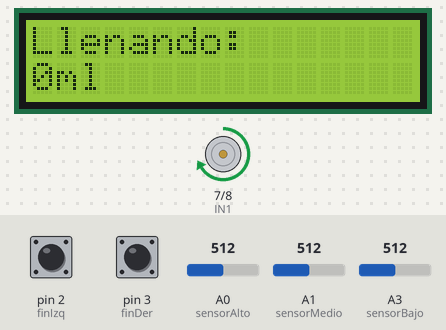
The sketch below on a simulated Arduino Uno, built with avr-gcc and run on an emulated ATmega328P. On the bench: 16×2 character LCD, motor-driver pin pairs drawn as motors (green arrow = first pin HIGH = forward, orange = second pin HIGH = backward, longer = more drive, scaled by the enable pin). Inputs (shaded band) come from the test bench; at power-on: pin 3 (finDer) HIGH, pin 2 (finIzq) HIGH, A3 (sensorBajo) = 512, A0 (sensorAlto) = 512, A1 (sensorMedio) = 512. What the sketch prints to the serial monitor is not drawn.

Above: at 3.3 s.
3.4 s: pin 3 (finDer) pulled LOW for 0.15 s
At 4.2 s:
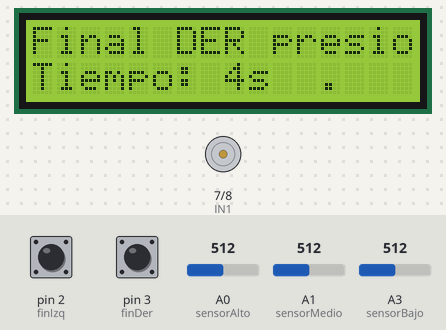
6.5 s: pin 2 (finIzq) pulled LOW for 0.15 s
At 9.2 s:
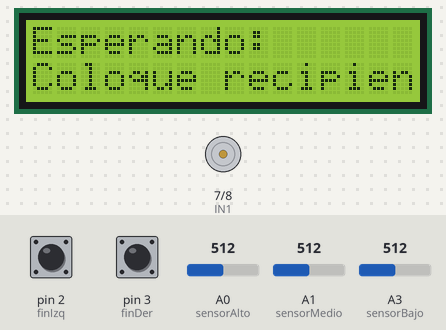
9.6 s: pin 3 (finDer) pulled LOW for 1 s
At 11.2 s:
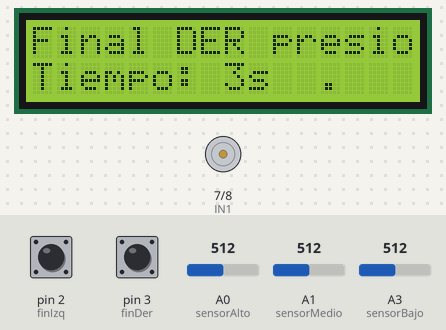
13.6 s: pin 2 (finIzq) pulled LOW for 1 s
At 14.7 s:
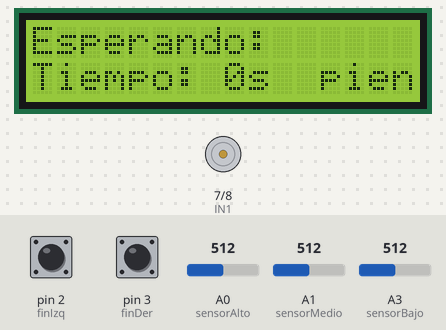
16.4 s: A3 (sensorBajo) set to 489
At 16.71 s:
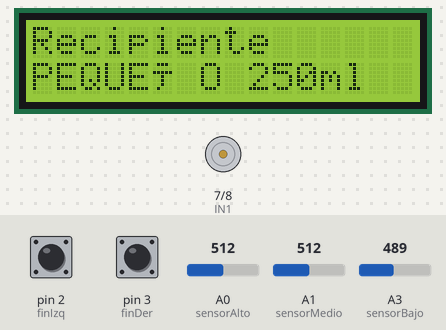
18.3 s: pin 3 (finDer) pulled LOW for 0.15 s
At 24.3 s:
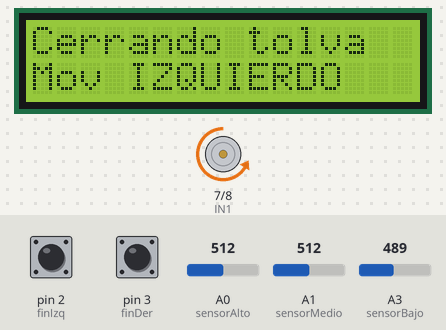
Timing chart, 0 to 25.0 s (numbered marks = the images above; inputs shaded):
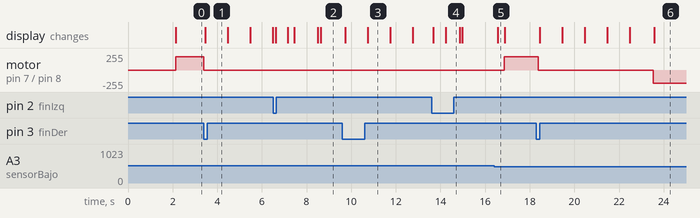

Measured:
- the behaviour switches between 500 and 499 on A3 (sensorBajo) (found by bisection; images 4 and 5)
- after the input at 3.4 s, motor on pin 7 (IN1) / pin 8 (IN2): forward 200/255 → stopped at once; the display: changes after 0.05 s (image 1)
- after the input at 6.5 s, motor on pin 7 (IN1) / pin 8 (IN2): stays stopped (without the input it goes to backward 200/255 after 2.1 s); the display: changes after 0.11 s (image 2)
- after the input at 9.6 s, the display: first changes after 0.13 s (image 3 shows a later state)
- after the input at 13.6 s, motor on pin 7 (IN1) / pin 8 (IN2): stays stopped (without the input it goes to backward 200/255 after 1.2 s); the display: first changes after 0.08 s (image 4 shows a later state)
- after the input at 16.4 s, motor on pin 7 (IN1) / pin 8 (IN2): stopped → forward 200/255 after 0.45 s; the display: changes after 0.15 s (image 5)
- after the input at 18.3 s, motor on pin 7 (IN1) / pin 8 (IN2): forward 200/255 → stopped after 0.09 s, → backward 200/255 5.2 s later; the display: first changes after 0.14 s (image 6 shows a later state)

The sketch:

tolvaMotorLCDy3IR.ino
```cpp
#include <Wire.h>
#include <LiquidCrystal_I2C.h>

// Configuración LCD - Si 0x27 no funciona, prueba con 0x3F
LiquidCrystal_I2C lcd(0x27, 16, 2); // Cambia a 0x3F si es necesario

// Pines del motor
const int IN1 = 7;
const int IN2 = 8;
const int ENA = 9;

// Pines de los finales de carrera
const int finIzq = 2;
const int finDer = 3;

// Pines para los 3 sensores IR
const int sensorAlto = A0;    // Para 1L
const int sensorMedio = A1;   // Para 0.5L
const int sensorBajo = A3;    // Para 0.25L

// Umbral para detección (ajustar según calibración)
const int UMBRAL_DETECCION = 500;

// Variable para guardar el sentido actual del motor
int sentido = 1; // 1 = derecha, -1 = izquierda

// Variables para el control del tiempo
unsigned long tiempoInicioRetardo = 0;
bool enRetardo = false;
bool retardoCompletado = false;

// Variables para el control de recipientes
bool esperandoRecipiente = false;
int recipienteSeleccionado = 0; // 0=none, 250=pequeño, 500=mediano, 1000=grande
bool recipienteDetectado = false;

// DECLARACIÓN DE FUNCIONES (para evitar el error)
void mostrarLCD(String linea1, String linea2);
void detectarRecipiente();

void setup() {
  // Configuración de pines
  pinMode(IN1, OUTPUT);
  pinMode(IN2, OUTPUT);
  pinMode(ENA, OUTPUT);
  pinMode(finIzq, INPUT_PULLUP);
  pinMode(finDer, INPUT_PULLUP);

  Serial.begin(9600);

  // Inicializar LCD
  lcd.init();
  lcd.backlight();
  lcd.clear();

  // Usar la función mostrarLCD correctamente
  mostrarLCD("Sistema iniciado", "Calibrando...");
  delay(2000);
  mostrarLCD("Esperando", "Final Izquierdo");
}

// DEFINICIÓN de la función mostrarLCD
void mostrarLCD(String linea1, String linea2) {
  lcd.clear();
  lcd.setCursor(0, 0);
  lcd.print(linea1);
  if (linea2 != "") {
    lcd.setCursor(0, 1);
    lcd.print(linea2);
  }
}

// DEFINICIÓN de la función detectarRecipiente
void detectarRecipiente() {
  // Leer los tres sensores
  int valorAlto = analogRead(sensorAlto);
  int valorMedio = analogRead(sensorMedio);
  int valorBajo = analogRead(sensorBajo);

  // Convertir a detección binaria
  bool detectaAlto = (valorAlto < UMBRAL_DETECCION);
  bool detectaMedio = (valorMedio < UMBRAL_DETECCION);
  bool detectaBajo = (valorBajo < UMBRAL_DETECCION);

  // CASO 1: Recipiente Pequeño (solo sensor bajo)
  if (detectaBajo && !detectaMedio && !detectaAlto) {
    recipienteSeleccionado = 250;
    recipienteDetectado = true;
    Serial.println("RECIPIENTE PEQUEÑO detectado (250ml)");
    mostrarLCD("Recipiente", "PEQUEÑO 250ml");
  }
  // CASO 2: Recipiente Mediano (sensores bajo + medio)
  else if (detectaBajo && detectaMedio && !detectaAlto) {
    recipienteSeleccionado = 500;
    recipienteDetectado = true;
    Serial.println("RECIPIENTE MEDIANO detectado (500ml)");
    mostrarLCD("Recipiente", "MEDIANO 500ml");
  }
  // CASO 3: Recipiente Grande (todos los sensores)
  else if (detectaBajo && detectaMedio && detectaAlto) {
    recipienteSeleccionado = 1000;
    recipienteDetectado = true;
    Serial.println("RECIPIENTE GRANDE detectado (1000ml)");
    mostrarLCD("Recipiente", "GRANDE 1000ml");
  }
  else {
    // No hay recipiente válido detectado
    recipienteDetectado = false;

    // Mostrar estado de sensores para debug
    Serial.print("Sensores - Alto:");
    Serial.print(detectaAlto);
    Serial.print(" Medio:");
    Serial.print(detectaMedio);
    Serial.print(" Bajo:");
    Serial.println(detectaBajo);

    // Mostrar en LCD qué se espera
    if (esperandoRecipiente) {
      mostrarLCD("Esperando:", "Coloque recipiente");
    }
  }
}

void loop() {
  // Leer los estados de los finales de carrera
  bool izqPresionado = digitalRead(finIzq) == LOW;
  bool derPresionado = digitalRead(finDer) == LOW;

  // ---------------------------
  // LÓGICA DEL FINAL IZQUIERDO (espera detección de recipiente)
  // ---------------------------
  if (izqPresionado && !esperandoRecipiente) {
    // Detener motor y comenzar espera de recipiente
    digitalWrite(IN1, LOW);
    digitalWrite(IN2, LOW);
    esperandoRecipiente = true;
    recipienteDetectado = false;
    recipienteSeleccionado = 0;
    sentido = -1; // Estado actual: en extremo izquierdo

    Serial.println("Final IZQUIERDO presionado - Esperando detección de recipiente...");
    mostrarLCD("Esperando:", "Coloque recipiente");
    delay(500); // Pequeña pausa anti-rebote
  }

  // Si estamos esperando un recipiente, detectar continuamente
  if (esperandoRecipiente) {
    detectarRecipiente();

    // Si se detecta un recipiente válido, iniciar movimiento a derecha
    if (recipienteDetectado) {
      sentido = 1; // Cambiar a derecha
      esperandoRecipiente = false;

      // Aquí puedes agregar lógica específica para cada recipiente
      switch(recipienteSeleccionado) {
        case 250:
          Serial.println("INICIANDO LLENADO - Recipiente PEQUEÑO");
          // Puedes agregar tiempos específicos aquí
          break;
        case 500:
          Serial.println("INICIANDO LLENADO - Recipiente MEDIANO");
          // Puedes agregar tiempos específicos aquí
          break;
        case 1000:
          Serial.println("INICIANDO LLENADO - Recipiente GRANDE");
          // Puedes agregar tiempos específicos aquí
          break;
      }

      delay(300);
    }
  }

  // ---------------------------
  // LÓGICA DEL FINAL DERECHO (retardo 5 segundos)
  // ---------------------------
  if (derPresionado && !enRetardo && !retardoCompletado) {
    digitalWrite(IN1, LOW);
    digitalWrite(IN2, LOW);
    enRetardo = true;
    tiempoInicioRetardo = millis();
    esperandoRecipiente = false; // Cancelar espera de recipiente si estaba activa

    Serial.println("Final DERECHO presionado - Iniciando retardo de 5 segundos...");
    mostrarLCD("Final DER presionado", "Retardo 5s...");
  }

  // Control del retardo de 5 segundos
  if (enRetardo) {
    if (millis() - tiempoInicioRetardo >= 5000) {
      sentido = -1;
      enRetardo = false;
      retardoCompletado = true;
      Serial.println("Retardo completado - Cambiando a IZQUIERDA");
      mostrarLCD("Retardo completado", "Moviendo IZQUIERDA");
    } else {
      unsigned long restante = 5000 - (millis() - tiempoInicioRetardo);
      Serial.print("Tiempo restante: ");
      Serial.print(restante / 1000);
      Serial.println(" s");

      lcd.setCursor(0, 1);
      lcd.print("Tiempo: ");
      lcd.print(restante / 1000);
      lcd.print("s  ");
    }
  }

  // Reset del retardo cuando se suelta el final derecho
  if (!derPresionado && retardoCompletado) {
    retardoCompletado = false;
    Serial.println("Final DERECHO liberado - Retardo resetado");
    mostrarLCD("Sistema listo", "Esperando...");
  }

  // ---------------------------
  // CONTROL DE MOVIMIENTO DEL MOTOR
  // ---------------------------
  if (!enRetardo && !esperandoRecipiente) {
    if (sentido == 1) {
      digitalWrite(IN1, HIGH);
      digitalWrite(IN2, LOW);
      if (!derPresionado) {
        Serial.println("Girando a la DERECHA - LLENANDO");
        mostrarLCD("Llenando:", String(recipienteSeleccionado) + "ml");
      }
    } else {
      digitalWrite(IN1, LOW);
      digitalWrite(IN2, HIGH);
      if (!izqPresionado) {
        Serial.println("Girando a la IZQUIERDA - CERRANDO");
        mostrarLCD("Cerrando tolva", "Mov IZQUIERDO");
      }
    }
  } else {
    // Motor detenido si está en retardo o esperando recipiente
    digitalWrite(IN1, LOW);
    digitalWrite(IN2, LOW);
  }

  analogWrite(ENA, 200);
  delay(100);
}
```
